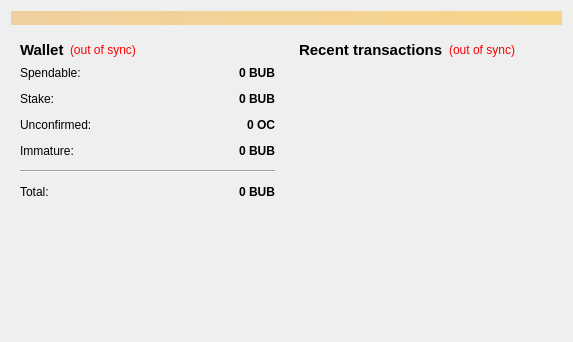
<?xml version="1.0" encoding="UTF-8"?>
<ui version="4.0">
 <class>OverviewPage</class>
 <widget class="QWidget" name="OverviewPage">
  <property name="geometry">
   <rect>
    <x>0</x>
    <y>0</y>
    <width>573</width>
    <height>342</height>
   </rect>
  </property>
  <property name="windowTitle">
   <string>Form</string>
  </property>
  <layout class="QVBoxLayout" name="topLayout">
   <item>
    <widget class="QLabel" name="labelAlerts">
     <property name="visible">
      <bool>false</bool>
     </property>
     <property name="styleSheet">
      <string notr="true">background-color: qlineargradient(x1: 0, y1: 0, x2: 1, y2: 0, stop:0 #F0D0A0, stop:1 #F8D488);  color:#000000
</string>
     </property>
     <property name="wordWrap">
      <bool>true</bool>
     </property>
     <property name="margin">
      <number>3</number>
     </property>
    </widget>
   </item>
   <item>
    <layout class="QHBoxLayout" name="horizontalLayout" stretch="1,1">
     <item>
      <layout class="QVBoxLayout" name="verticalLayout_2">
       <item>
        <widget class="QWidget" name="widget" native="true">
         <layout class="QVBoxLayout" name="verticalLayout_4">
          <item>
           <layout class="QHBoxLayout" name="horizontalLayout_4">
            <item>
             <widget class="QLabel" name="label_5">
              <property name="font">
               <font>
                <pointsize>11</pointsize>
                <weight>75</weight>
                <bold>true</bold>
               </font>
              </property>
              <property name="text">
               <string>Wallet</string>
              </property>
             </widget>
            </item>
            <item>
             <widget class="QLabel" name="labelWalletStatus">
              <property name="toolTip">
               <string>The displayed information may be out of date. Your wallet automatically synchronizes with the Bubble network after a connection is established, but this process has not completed yet.</string>
              </property>
              <property name="styleSheet">
               <string notr="true">QLabel { color: red; }</string>
              </property>
              <property name="text">
               <string notr="true">(out of sync)</string>
              </property>
              <property name="alignment">
               <set>Qt::AlignLeading|Qt::AlignLeft|Qt::AlignVCenter</set>
              </property>
             </widget>
            </item>
            <item>
             <spacer name="horizontalSpacer_2">
              <property name="orientation">
               <enum>Qt::Horizontal</enum>
              </property>
              <property name="sizeHint" stdset="0">
               <size>
                <width>40</width>
                <height>20</height>
               </size>
              </property>
             </spacer>
            </item>
           </layout>
          </item>
          <item>
           <layout class="QFormLayout" name="formLayout_2">
            <property name="fieldGrowthPolicy">
             <enum>QFormLayout::AllNonFixedFieldsGrow</enum>
            </property>
            <property name="horizontalSpacing">
             <number>12</number>
            </property>
            <property name="verticalSpacing">
             <number>12</number>
            </property>
            <item row="0" column="0">
             <widget class="QLabel" name="label">
              <property name="text">
               <string>Spendable:</string>
              </property>
             </widget>
            </item>
            <item row="0" column="1">
             <widget class="QLabel" name="labelBalance">
              <property name="font">
               <font>
                <weight>75</weight>
                <bold>true</bold>
               </font>
              </property>
              <property name="cursor">
               <cursorShape>IBeamCursor</cursorShape>
              </property>
              <property name="toolTip">
               <string>Your current spendable balance</string>
              </property>
              <property name="text">
               <string notr="true">0 BUB</string>
              </property>
              <property name="alignment">
               <set>Qt::AlignRight|Qt::AlignTrailing|Qt::AlignVCenter</set>
              </property>
              <property name="textInteractionFlags">
               <set>Qt::LinksAccessibleByMouse|Qt::TextSelectableByKeyboard|Qt::TextSelectableByMouse</set>
              </property>
             </widget>
            </item>
            <item row="1" column="0">
             <widget class="QLabel" name="label_6">
              <property name="text">
               <string>Stake:</string>
              </property>
             </widget>
            </item>
            <item row="1" column="1">
             <widget class="QLabel" name="labelStake">
              <property name="font">
               <font>
                <weight>75</weight>
                <bold>true</bold>
               </font>
              </property>
              <property name="cursor">
               <cursorShape>IBeamCursor</cursorShape>
              </property>
              <property name="toolTip">
               <string>Total of coins that was staked, and do not yet count toward the current balance</string>
              </property>
              <property name="text">
               <string notr="true">0 BUB</string>
              </property>
              <property name="alignment">
               <set>Qt::AlignRight|Qt::AlignTrailing|Qt::AlignVCenter</set>
              </property>
              <property name="textInteractionFlags">
               <set>Qt::LinksAccessibleByMouse|Qt::TextSelectableByKeyboard|Qt::TextSelectableByMouse</set>
              </property>
             </widget>
            </item>
            <item row="2" column="0">
             <widget class="QLabel" name="label_3">
              <property name="text">
               <string>Unconfirmed:</string>
              </property>
             </widget>
            </item>
            <item row="2" column="1">
             <widget class="QLabel" name="labelUnconfirmed">
              <property name="font">
               <font>
                <weight>75</weight>
                <bold>true</bold>
               </font>
              </property>
              <property name="cursor">
               <cursorShape>IBeamCursor</cursorShape>
              </property>
              <property name="toolTip">
               <string>Total of transactions that have yet to be confirmed, and do not yet count toward the current balance</string>
              </property>
              <property name="text">
               <string notr="true">0 OC</string>
              </property>
              <property name="alignment">
               <set>Qt::AlignRight|Qt::AlignTrailing|Qt::AlignVCenter</set>
              </property>
              <property name="textInteractionFlags">
               <set>Qt::LinksAccessibleByMouse|Qt::TextSelectableByKeyboard|Qt::TextSelectableByMouse</set>
              </property>
             </widget>
            </item>
            <item row="3" column="0">
             <widget class="QLabel" name="labelImmatureText">
              <property name="text">
               <string>Immature:</string>
              </property>
             </widget>
            </item>
            <item row="3" column="1">
             <widget class="QLabel" name="labelImmature">
              <property name="font">
               <font>
                <weight>75</weight>
                <bold>true</bold>
               </font>
              </property>
              <property name="toolTip">
               <string>Mined balance that has not yet matured</string>
              </property>
              <property name="text">
               <string notr="true">0 BUB</string>
              </property>
              <property name="alignment">
               <set>Qt::AlignRight|Qt::AlignTrailing|Qt::AlignVCenter</set>
              </property>
              <property name="textInteractionFlags">
               <set>Qt::LinksAccessibleByMouse|Qt::TextSelectableByKeyboard|Qt::TextSelectableByMouse</set>
              </property>
             </widget>
            </item>
            <item row="4" column="0" colspan="2">
             <widget class="Line" name="line">
              <property name="orientation">
               <enum>Qt::Horizontal</enum>
              </property>
             </widget>
            </item>
            <item row="5" column="0">
             <widget class="QLabel" name="labelTotalText">
              <property name="text">
               <string>Total:</string>
              </property>
             </widget>
            </item>
            <item row="5" column="1">
             <widget class="QLabel" name="labelTotal">
              <property name="font">
               <font>
                <weight>75</weight>
                <bold>true</bold>
               </font>
              </property>
              <property name="cursor">
               <cursorShape>IBeamCursor</cursorShape>
              </property>
              <property name="toolTip">
               <string>Your current total balance</string>
              </property>
              <property name="text">
               <string notr="true">0 BUB</string>
              </property>
              <property name="alignment">
               <set>Qt::AlignRight|Qt::AlignTrailing|Qt::AlignVCenter</set>
              </property>
              <property name="textInteractionFlags">
               <set>Qt::LinksAccessibleByMouse|Qt::TextSelectableByKeyboard|Qt::TextSelectableByMouse</set>
              </property>
             </widget>
            </item>
           </layout>
          </item>
         </layout>
        </widget>
       </item>
       <item>
        <spacer name="verticalSpacer">
         <property name="orientation">
          <enum>Qt::Vertical</enum>
         </property>
         <property name="sizeHint" stdset="0">
          <size>
           <width>20</width>
           <height>40</height>
          </size>
         </property>
        </spacer>
       </item>
      </layout>
     </item>
     <item>
      <layout class="QVBoxLayout" name="verticalLayout_3">
       <item>
        <widget class="QWidget" name="widget_2" native="true">
         <layout class="QVBoxLayout" name="verticalLayout">
          <item>
           <layout class="QHBoxLayout" name="horizontalLayout_2">
            <item>
             <widget class="QLabel" name="label_4">
              <property name="font">
               <font>
                <pointsize>11</pointsize>
                <weight>75</weight>
                <bold>true</bold>
               </font>
              </property>
              <property name="text">
               <string>&lt;b&gt;Recent transactions&lt;/b&gt;</string>
              </property>
             </widget>
            </item>
            <item>
             <widget class="QLabel" name="labelTransactionsStatus">
              <property name="toolTip">
               <string>The displayed information may be out of date. Your wallet automatically synchronizes with the Bubble network after a connection is established, but this process has not completed yet.</string>
              </property>
              <property name="styleSheet">
               <string notr="true">QLabel { color: red; }</string>
              </property>
              <property name="text">
               <string notr="true">(out of sync)</string>
              </property>
              <property name="alignment">
               <set>Qt::AlignRight|Qt::AlignTrailing|Qt::AlignVCenter</set>
              </property>
             </widget>
            </item>
            <item>
             <spacer name="horizontalSpacer">
              <property name="orientation">
               <enum>Qt::Horizontal</enum>
              </property>
              <property name="sizeHint" stdset="0">
               <size>
                <width>40</width>
                <height>20</height>
               </size>
              </property>
             </spacer>
            </item>
           </layout>
          </item>
          <item>
           <widget class="QListView" name="listTransactions">
            <property name="styleSheet">
             <string notr="true">QListView { background: transparent; }</string>
            </property>
            <property name="frameShape">
             <enum>QFrame::NoFrame</enum>
            </property>
            <property name="verticalScrollBarPolicy">
             <enum>Qt::ScrollBarAlwaysOff</enum>
            </property>
            <property name="horizontalScrollBarPolicy">
             <enum>Qt::ScrollBarAlwaysOff</enum>
            </property>
            <property name="selectionMode">
             <enum>QAbstractItemView::NoSelection</enum>
            </property>
           </widget>
          </item>
         </layout>
        </widget>
       </item>
      </layout>
     </item>
    </layout>
   </item>
  </layout>
 </widget>
 <resources/>
 <connections/>
</ui>
